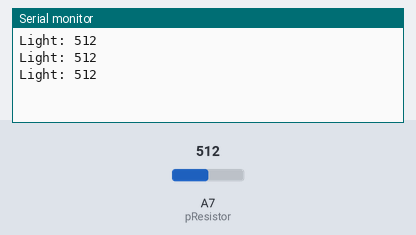
Simulated run of this sketch. Board: Arduino Nano, built with avr-gcc and run on an emulated ATmega328P. Shown: the last lines printed to the serial monitor. The test bench sets the inputs (shaded band); at power-on: A7 (pResistor) = 512.

Above: at 1.3 s.
1.4 s: A7 (pResistor) set to 716
At 1.9 s:
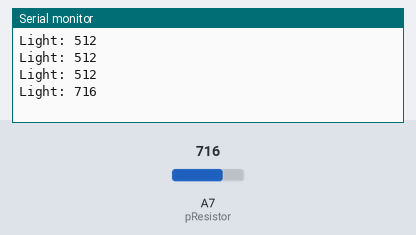
2.9 s: A7 (pResistor) set to 900
At 3.4 s:
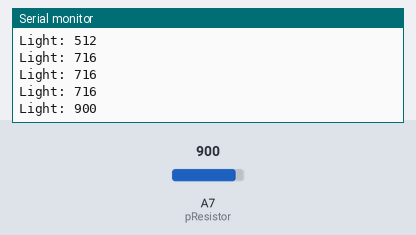
Timing chart, 0 to 5.9 s (numbered marks = the images above; inputs shaded):
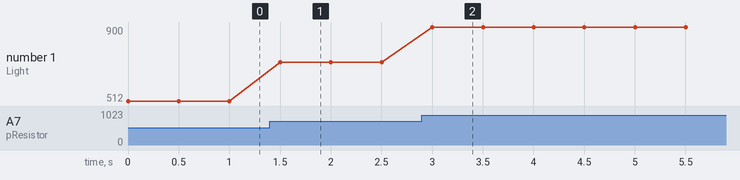

Measured:
- after the input at 1.4 s, the serial monitor: prints a new line after 0.10 s (image 1)
- after the input at 2.9 s, the serial monitor: prints a new line after 0.10 s (image 2)
- plotted number 1: 512 → 716 after the input at 1.4 s, 716 → 900 after the input at 2.9 s

The sketch:

Photoresistor.ino
```cpp
/* Use a photoresistor (or photocell) to turn on an LED in the dark
   More info and circuit schematic: http://www.ardumotive.com/how-to-use-a-photoresistor-en.html
   Dev: Michalis Vasilakis // Date: 8/6/2015 // www.ardumotive.com */

// My Setup:
//   5V->Photoresistor->-+-->A7
//                       \->10K R->GND

//Constants
const int pResistor = A7; // Photoresistor at Arduino analog pin A7

//Variables
int value;          // Store value from photoresistor (0-1023)

void setup() {
  pinMode(pResistor, INPUT);// Set pResistor - A7 pin as an input (optional)
  Serial.begin(9600);
}

void loop() {
  value = analogRead(pResistor);

  Serial.print("Light: ");
  Serial.println(value);

  delay(500); //Small delay
}
```
